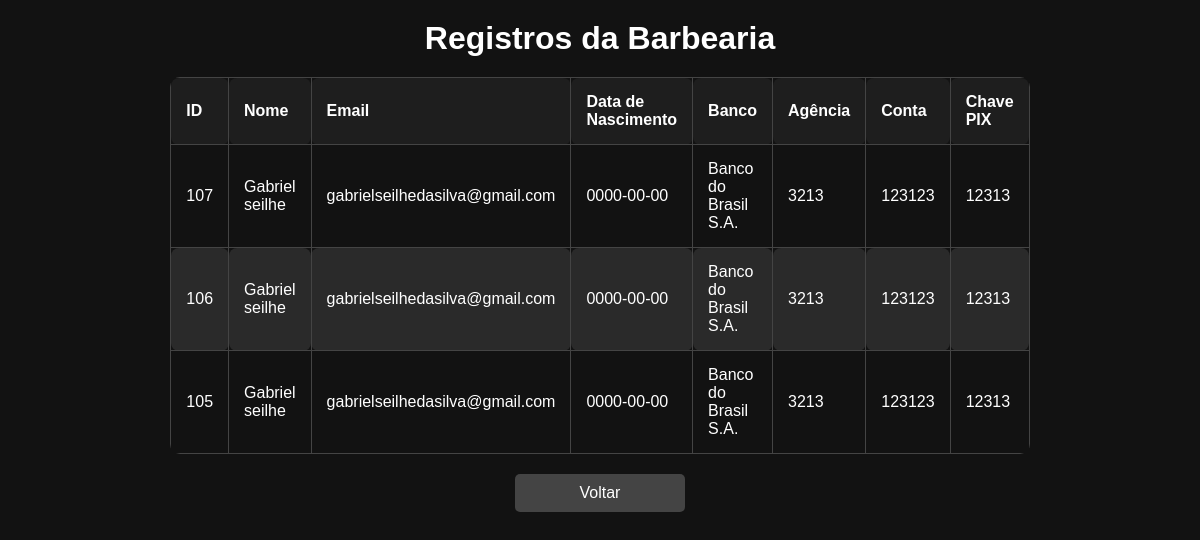
Screenshot of /visualizar_registros.php with the database file from the repository.
### tables this page shows
CREATE TABLE `abc` (
  `id_usuario` int(11) NOT NULL,
  `nome` varchar(256) NOT NULL,
  `email` varchar(128) NOT NULL,
  `data_de_nascimento` date NOT NULL,
  `id_grupo` int(11) NOT NULL,
  `data_criacao` datetime NOT NULL DEFAULT current_timestamp()
);

### visualizar_registros.php (the view, shortened to what this page needs)
<?php
include "conexao.php";
$sql = "SELECT * FROM abc ORDER BY id_usuario DESC";
$sql2 = "SELECT * FROM dados_bancarios ORDER BY nome_banco DESC";
$result = $conn->query($sql);
$result2 = $conn->query($sql2);
?>
<!DOCTYPE html>
<html lang="pt-BR">
<head>
</head>
<body>
<h1>Registros da Barbearia</h1>
<table class="tabela-registros-barbearia">
    <thead>
        <tr>
            <th>ID</th>
            <th>Nome</th>
            <th>Email</th>
            <th>Data de Nascimento</th>
            <th>Banco</th>
            <th>Agência</th>
            <th>Conta</th>
            <th>Chave PIX</th>
        </tr>
    </thead>
    <tbody>
        <?php
        $dados_abc = [];
        if ($result->num_rows > 0) {
            while ($row = $result->fetch_assoc()) {
                $dados_abc[] = [
                    'id' => $row['id_usuario'],
                    'nome' => $row['nome'],
                    'email' => $row['email'],
                    'data_de_nascimento' => $row['data_de_nascimento'],
                ];
            }
        }
        $dados_bancarios = [];
        if ($result2->num_rows > 0) {
            while ($row2 = $result2->fetch_assoc()) {
                $dados_bancarios[] = [
                    'banco' => $row2['nome_banco'],
                    'agencia' => $row2['numero_agencia'],
                    'conta' => $row2['numero_conta'],
                    'chave_pix' => $row2['chave_pix'],
                ];
            }
        }
        $maxRows = max(count($dados_abc), count($dados_bancarios));
        for ($i = 0; $i < $maxRows; $i++) {
            echo "<tr>";
            echo "<td>" . (isset($dados_abc[$i]['id']) ? $dados_abc[$i]['id'] : '') . "</td>";
            echo "<td>" . (isset($dados_abc[$i]['nome']) ? $dados_abc[$i]['nome'] : '') . "</td>";
            echo "<td>" . (isset($dados_abc[$i]['email']) ? $dados_abc[$i]['email'] : '') . "</td>";
            echo "<td>" . (isset($dados_abc[$i]['data_de_nascimento']) ? $dados_abc[$i]['data_de_nascimento'] : '') . "</td>";
            echo "<td>" . (isset($dados_bancarios[$i]['banco']) ? $dados_bancarios[$i]['banco'] : '') . "</td>";
            echo "<td>" . (isset($dados_bancarios[$i]['agencia']) ? $dados_bancarios[$i]['agencia'] : '') . "</td>";
            echo "<td>" . (isset($dados_bancarios[$i]['conta']) ? $dados_bancarios[$i]['conta'] : '') . "</td>";
            echo "<td>" . (isset($dados_bancarios[$i]['chave_pix']) ? $dados_bancarios[$i]['chave_pix'] : '') . "</td>";
            echo "</tr>";
        }
        ?>
    </tbody>
</table>
<a href="index.php" class="btn-voltar">Voltar</a>
</body>
</html>

### visualizar_registros.php (style rules this page uses)
body { background-color: #121212; color: #ffffff; font-family: Arial, sans-serif; }
h1 { text-align: center; color: #ffffff; margin: 20px 0; }
table { width: 70%; border-collapse: collapse; margin: 20px auto; border-radius: 10px; overflow: hidden; }
th, td { border: 1px solid #444; padding: 15px; text-align: left; border-radius: 8px; }
th { background-color: #1e1e1e; }
tr:nth-child(even) { background-color: #2a2a2a; }
.btn-voltar { display: block; width: 150px; margin: 20px auto; padding: 10px; text-align: center; background-color: #444; color: white; text-decoration: none; border-radius: 5px; transition: background-color 0.3s; }

### rows the page displays
abc: id_usuario "107", nome "Gabriel seilhe", email "gabrielseilhedasilva@gmail.com", data_de_nascimento "0000-00-00", banco "Banco do Brasil S.A.", agencia "3213", conta "123123", chave_pix "12313"
abc: id_usuario "106", nome "Gabriel seilhe", email "gabrielseilhedasilva@gmail.com", data_de_nascimento "0000-00-00", banco "Banco do Brasil S.A.", agencia "3213", conta "123123", chave_pix "12313"
abc: id_usuario "105", nome "Gabriel seilhe", email "gabrielseilhedasilva@gmail.com", data_de_nascimento "0000-00-00", banco "Banco do Brasil S.A.", agencia "3213", conta "123123", chave_pix "12313"
